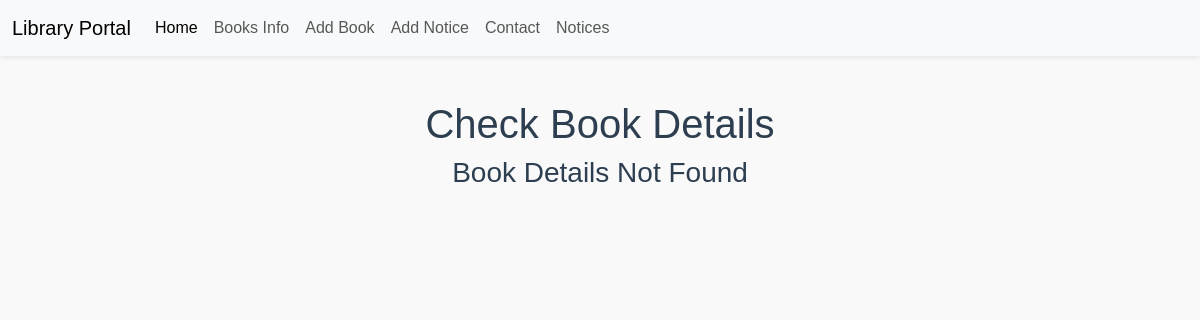
The page /books/ on the database as committed earlier.
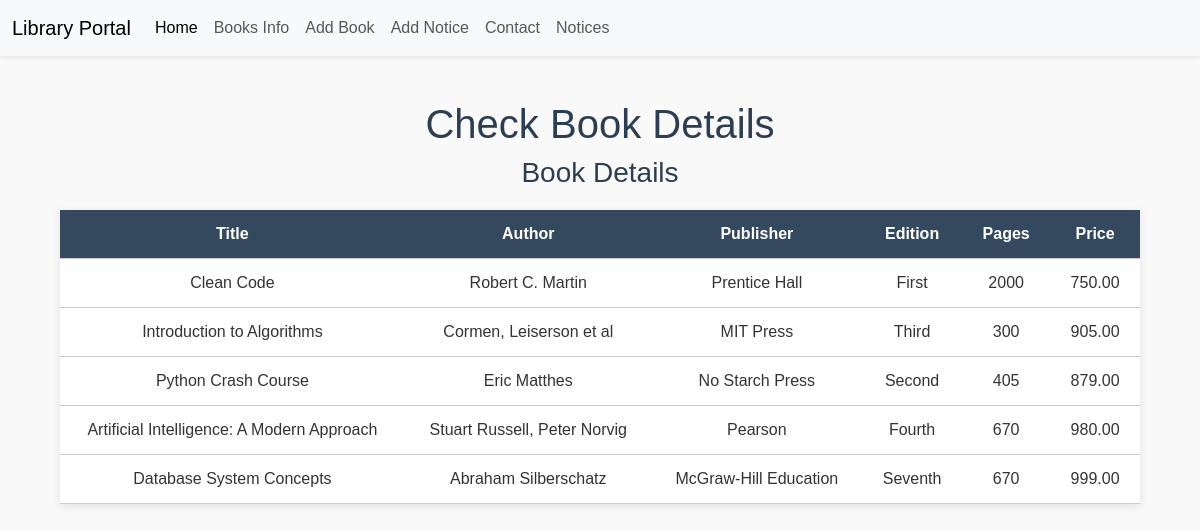
The same page on the database as committed later.
### Books/models.py (models this page shows, shortened)
class Book(models.Model):
    title = models.CharField(max_length=200)
    author = models.CharField(max_length=100)
    publisher=models.CharField(max_length=200)
    edition=models.SmallIntegerField()
    pages=models.IntegerField()
    price=models.DecimalField(max_digits=5, decimal_places=2)

### Books/views.py (the view)
# urls.py: path('books/',views.books,name='books')
def books(request):
    data = Book.objects.all()
    books={
        'details':data
    }
    return render(request,'books/books.html',context=books)

### Books/templatetags/my_filters.py (called while the page is built)
def change_edition(value):
    if value==1:
        return 'First'
    if value==2:
        return 'Second'
    if value==3:
        return 'Third'
    if value==4:
        return 'Fourth'
    if value==5:
        return 'Fifth'
    if value==6:
        return 'Sixth'
    if value==7:
        return 'Seventh'
    return value

### templates/books/books.html (shortened to what this page needs)
<!DOCTYPE html>
<html>
  <head>
    <link
      href="https://cdn.jsdelivr.net/npm/bootstrap@5.3.0/dist/css/bootstrap.min.css"
      rel="stylesheet"
    />
  </head>
  <body>
    {% load my_filters %}
    <nav
      class="navbar navbar-expand-lg bg-body-tertiary shadow-sm bg-light fixed-top"
    >
      <div class="container-fluid">
        <a class="navbar-brand" href="/">Library Portal</a>
        <div class="collapse navbar-collapse" id="navbarSupportedContent">
          <ul class="navbar-nav me-auto mb-2 mb-lg-0">
            <li class="nav-item">
              <a class="nav-link active" href="/">Home</a>
            </li>
            <li class="nav-item">
              <a class="nav-link" href="/books">Books Info</a>
            </li>
            <li class="nav-item">
              <a class="nav-link" href="/editbook">Add Book</a>
            </li>
            <li class="nav-item">
              <a class="nav-link" href="/addnotice">Add Notice</a>
            </li>
            <li class="nav-item"><a class="nav-link" href="#">Contact</a></li>
            <li class="nav-item">
              <a class="nav-link" href="/notice">Notices</a>
            </li>
          </ul>
        </div>
      </div>
    </nav>
    <h1>Check Book Details</h1>
    {% if details %}
    <h3>Book Details</h3>
    <table>
      <thead>
        <tr>
          <th>Title</th>
          <th>Author</th>
          <th>Publisher</th>
          <th>Edition</th>
          <th>Pages</th>
          <th>Price</th>
        </tr>
      </thead>
      <tbody>
        {% for book in details %}
        <tr>
          <td>{{ book.title }}</td>
          <td>{{ book.author }}</td>
          <td>{{ book.publisher }}</td>
          <td>{{ book.edition | change_edition}}</td>
          <td>{{ book.pages }}</td>
          <td>{{ book.price }}</td>
        </tr>
        {% endfor %}
      </tbody>
    </table>
    {% else %}
    <h3>Book Details Not Found</h3>
    {% endif %}
  </body>
</html>

### templates/books/books.html (style rules this page uses)
body { font-family: Arial, sans-serif; padding: 100px 0 40px; background-color: #f9f9f9; color: #333; }
h1, h3 { color: #2c3e50; text-align: center; }
table { width: 90%; margin: 20px auto; border-collapse: collapse; box-shadow: 0 2px 8px rgba(0, 0, 0, 0.1); background-color: #fff; }
th, td { padding: 12px 18px; text-align: center; border-bottom: 1px solid #ccc; }
th { background-color: #34495e; color: white; }

Rows that differ between the two databases and show on the page:
added Book: title "Clean Code", author "Robert C. Martin", publisher "Prentice Hall", edition|change_edition "First", pages "2000", price "750.00"
added Book: title "Introduction to Algorithms", author "Cormen, Leiserson et al", publisher "MIT Press", edition|change_edition "Third", pages "300", price "905.00"
added Book: title "Python Crash Course", author "Eric Matthes", publisher "No Starch Press", edition|change_edition "Second", pages "405", price "879.00"
added Book: title "Artificial Intelligence: A Modern Approach", author "Stuart Russell, Peter Norvig", publisher "Pearson", edition|change_edition "Fourth", pages "670", price "980.00"
added Book: title "Database System Concepts", author "Abraham Silberschatz", publisher "McGraw-Hill Education", edition|change_edition "Seventh", pages "670", price "999.00"
Other text that changed with them:
text no longer shown: "Book Details Not Found"
text now shown: "Book Details Title Author Publisher Edition Pages Price"
